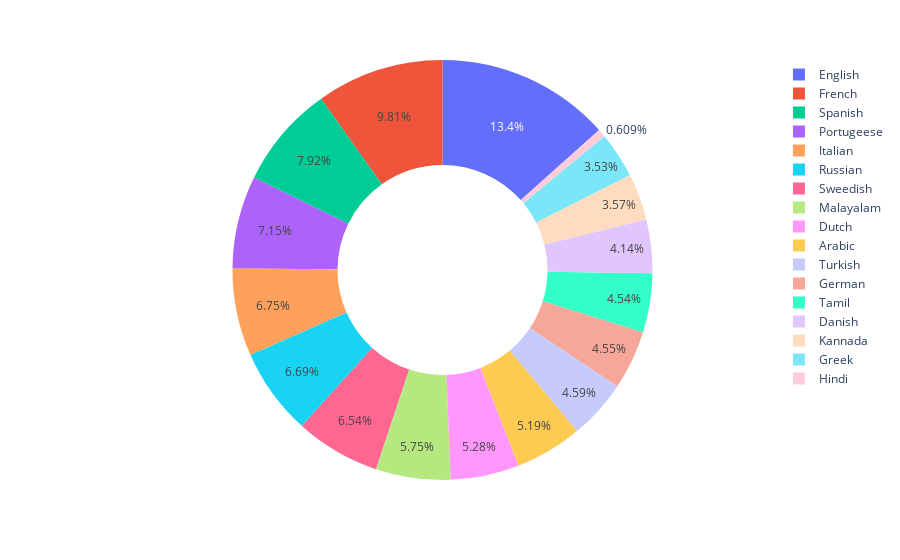

This figure's notebook cell:
### Code cell
langs = df["Language"].value_counts()
values = langs.values
names = langs.index

fig = px.pie(df, values=values, names=names, hole=0.5)
fig.show()

### Figure 1 — Plotly figure (JSON) as saved in the notebook; plotly's stock layout.template omitted (floating-point values rounded to 4 significant figures)
{"data": [{"domain": {"x": [0, 1], "y": [0, 1]}, "hole": 0.5, "hovertemplate": "label=%{label}<br>value=%{value}<extra></extra>", "labels": ["English", "French", "Spanish", "Portugeese", "Italian", "Russian", "Sweedish", "Malayalam", "Dutch", "Arabic", "Turkish", "German", "Tamil", "Danish", "Kannada", "Greek", "Hindi"], "legendgroup": "", "name": "", "showlegend": true, "type": "pie", "values": [1385, 1014, 819, 739, 698, 692, 676, 594, 546, 536, 474, 470, 469, 428, 369, 365, 63]}], "layout": {"legend": {"tracegroupgap": 0}, "margin": {"t": 60}}}
